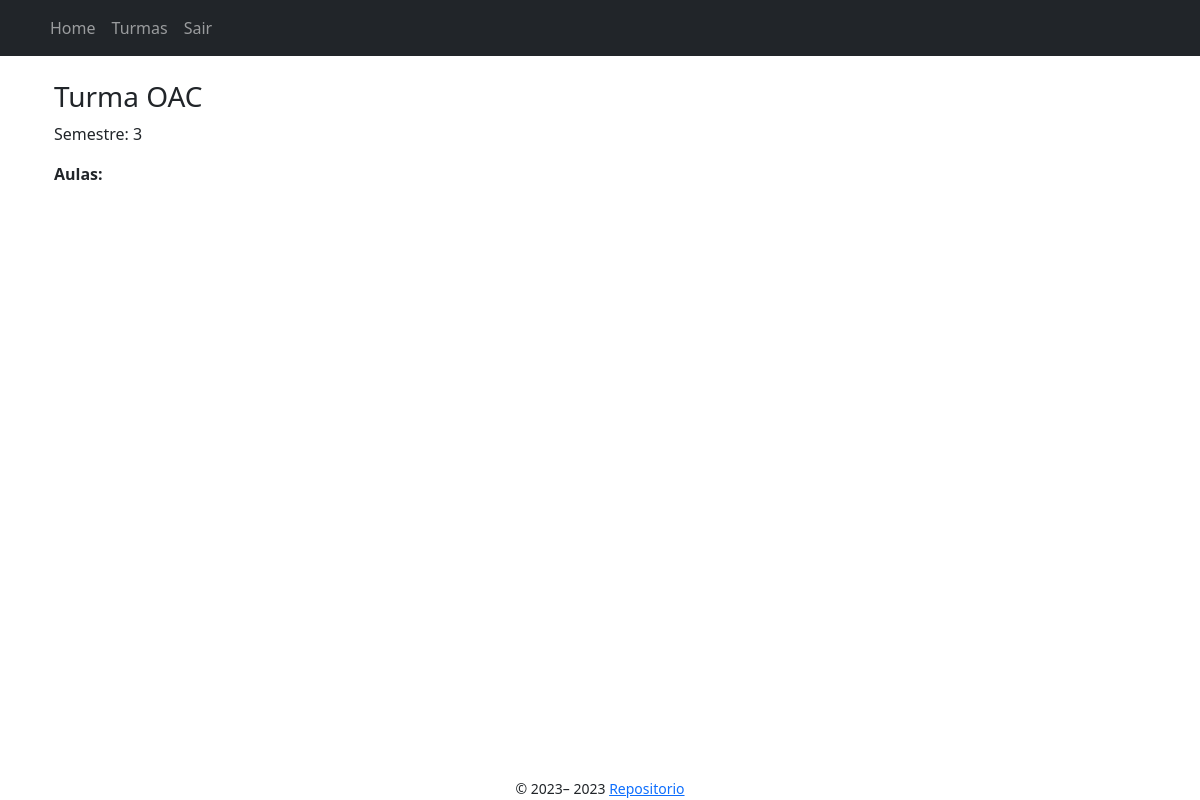
/turmas/1/show (signed in), run on an earlier commit of the app's database.
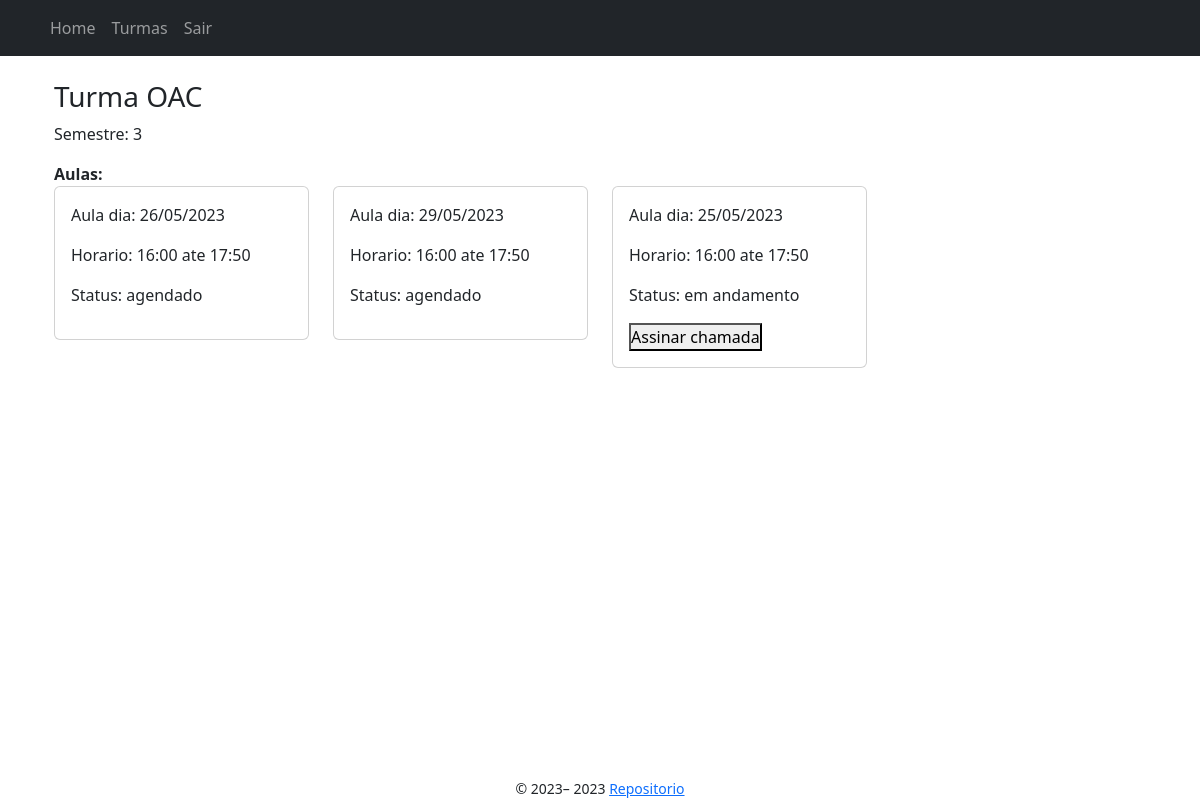
And on a later commit of the database.
### app/models/turma.py (models this page shows, shortened)
class Turma(db.Model):
    __tablename__ = "turma"
    id = db.Column(db.Integer, primary_key=True)
    nome = db.Column(db.String(100), nullable=False)
    horario_inicio = db.Column(db.Time, nullable=False)
    horario_fim = db.Column(db.Time, nullable=False)
    senha = db.Column(db.String(200), nullable=False)
    semestre = db.Column(db.Integer, nullable=False)
    professor_id = db.Column(db.Integer, db.ForeignKey(
        'professor.id'), nullable=False)
    aulas = db.relationship('Aula', backref=db.backref('turma_aulas', lazy=True)) #1 to N

### app/models/aula.py (models this page shows, shortened)
class Aula(db.Model):
    __tablename__ = "aula"
    id = db.Column(db.Integer, primary_key=True)
    turma_id = db.Column(db.Integer, db.ForeignKey('turma.id'), nullable=False)
    data_aula = db.Column(db.Date, nullable=False)
    status = db.Column(
        Enum("agendado", "finalizado", "em andamento", "cancelado", name="StatusAula"), nullable=False)
    presencas = db.relationship('Presenca', backref='aula_presenca', lazy=True) #1 to N

### app/controllers/turmas_controller.py (the view)
@bp.route("/<int:id>/show", methods=["GET"])
def show(id):
    turma = db.get_or_404(Turma, id)
    aulas = Aula.query.filter_by(turma_id=id).all()
    if turma not in current_user.turmas:
        return redirect(url_for("turmas.matricular", id=id))
    return render_template("turmas/show.jinja2", turma=turma, aulas=aulas, user=current_user)

### app/templates/turmas/show.jinja2 (shortened to what this page needs)
{% extends "./base.jinja2" %}
{% from 'bootstrap5/utils.html' import render_icon %}
{% block content %}
<div class="container">
    <h3>Turma {{ turma.nome }}</h3>
    <p>Semestre: {{ turma.semestre }}</p>
    <b>Aulas:</b>
    <div class="row row-col-1 row-cols-md-2 row-cols-lg-4">
        {% for aula in aulas %}
            <div>
                <div class="card">
                    <div class="card-body">
                        <p>Aula dia: {{ aula.data_aula.strftime('%d/%m/%Y') }}</p>
                        <p>Horario: {{ turma.horario_inicio.strftime('%H:%M') }} ate {{ turma.horario_fim.strftime('%H:%M') }}</p>
                        <p>Status: {{ aula.status }}</p>
                        {% if user.tipo_usuario == "aluno" and aula.status == "em andamento" %}
                        <button>Assinar chamada</button>
                        {% endif %}
                    </div>
                </div>
            </div>
        {% endfor %}
    </div>
</div>
{% endblock %}

### app/templates/base.jinja2 (shortened to what this page needs)
{% from 'bootstrap5/utils.html' import render_messages %}
{% from 'bootstrap5/form.html' import render_form %}
{% from 'bootstrap5/nav.html' import render_nav_item, render_breadcrumb_item %}
<!doctype html>
<html lang="en">
<head>
    {% block head %}
    {% block styles %}
    {{ bootstrap.load_css() }}
    <link rel="stylesheet" type="text/css" href="{{ url_for('static', filename='style.css') }}">
    {% endblock %}
    {% endblock %}
</head>
<body>
    <head>
        {% if current_user.is_authenticated %}
            <nav class="navbar navbar-expand-lg navbar-dark bg-dark mb-4">
                <div class="container">
                    <div class="collapse navbar-collapse" id="navbarSupportedContent">
                        <ul class="navbar-nav mr-auto">
                            {{ render_nav_item("index.index", "Home") }}
                            {{ render_nav_item("turmas.index", "Turmas") }}
                            {{ render_nav_item("auth.logout", "Sair") }}
                        </ul>
                    </div>
                </div>
            </nav>
        {% endif %}
    </head>
    <main class="container">
        {% block content %}{% endblock %}
    </main>
    <footer class="text-center">
        {% block footer %}
        <small> &copy; 2023–
            <script>document.write(new Date().getFullYear())</script> <a
                href="https://github.com/zeroCass/chamada-saas" target="_blank">Repositorio</a>
        </small>
        {% endblock %}
    </footer>
</body>
</html>

### app/static/style.css (style rules this page uses)
* { box-sizing: border-box; margin: 0; padding: 0; }
body { display: grid; min-height: 100vh; min-width: 100vw; grid-template-columns: 1fr; grid-template-rows: auto 1fr auto; grid-template-areas: "header" "main" "footer"; }
main { grid-area: main; }
footer { grid-area: footer; }

What changed in the data, as far as the page shows it:
added Aula: data_aula "26/05/2023", {{ turma.horario_inicio.strftime('%H:%M') }} "16:00", {{ turma.horario_fim.strftime('%H:%M') }} "17:50", status "agendado"
added Aula: data_aula "29/05/2023", {{ turma.horario_inicio.strftime('%H:%M') }} "16:00", {{ turma.horario_fim.strftime('%H:%M') }} "17:50", status "agendado"
added Aula: data_aula "25/05/2023", {{ turma.horario_inicio.strftime('%H:%M') }} "16:00", {{ turma.horario_fim.strftime('%H:%M') }} "17:50", status "em andamento", shows "Assinar chamada"
